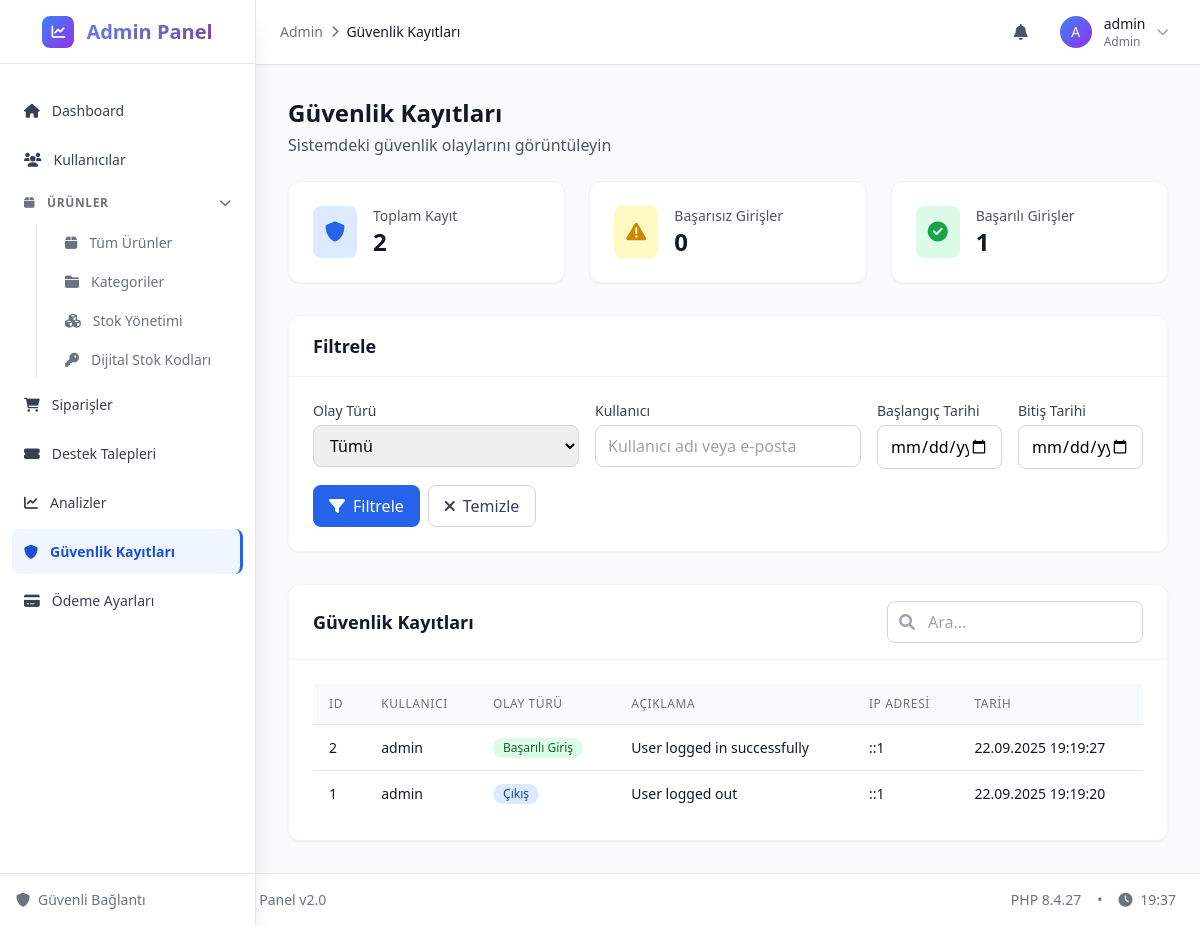
The app's page /admin/security_logs.php (signed in) with its own data.
### tables this page shows
CREATE TABLE `uyeler` (
  `uye_id` int(11) NOT NULL,
  `uye_adi` varchar(200) NOT NULL,
  `uye_sifre` varchar(200) NOT NULL,
  `uye_eposta` varchar(200) NOT NULL,
  `uye_tarih` timestamp NOT NULL DEFAULT current_timestamp(),
  `uye_rutbe` int(11) NOT NULL DEFAULT 0,
  `uye_onay` int(11) NOT NULL DEFAULT 0,
  `uye_hakkimda` varchar(500) NOT NULL,
  `uye_2fa_enabled` tinyint(1) DEFAULT 0,
  `uye_2fa_secret` varchar(255) DEFAULT NULL
);

CREATE TABLE `guvenlik_kayitlari` (
  `kayit_id` int(11) NOT NULL,
  `uye_id` int(11) DEFAULT NULL,
  `olay_tipi` varchar(50) NOT NULL,
  `aciklama` text DEFAULT NULL,
  `ip_adresi` varchar(45) DEFAULT NULL,
  `kullanici_temsilcisi` text DEFAULT NULL,
  `olay_tarihi` timestamp NOT NULL DEFAULT current_timestamp()
);

### admin/security_logs.php (the view, shortened to what the rows shown need)
<?php
require_once __DIR__ . '/../config.php';
$params = [];
$whereSQL = '';
$page = isset($_GET['page']) ? (int)$_GET['page'] : 1;
$limit = 20;
$offset = ($page - 1) * $limit;
$sql = "
    SELECT g.*, u.uye_adi
    FROM guvenlik_kayitlari g
    LEFT JOIN uyeler u ON g.uye_id = u.uye_id
    $whereSQL
    ORDER BY g.olay_tarihi DESC
    LIMIT $offset, $limit
";
$stmt = $db->prepare($sql);
$stmt->execute($params);
$logs = $stmt->fetchAll(PDO::FETCH_ASSOC);
include_once __DIR__ . '/includes/header.php';
?>
<div class="flex-1 overflow-auto bg-gray-50">
    <div class="max-w-7xl mx-auto px-4 sm:px-6 lg:px-8 py-8">
        <div class="mb-6">
            <h1 class="text-2xl font-bold text-gray-900">Güvenlik Kayıtları</h1>
        </div>
        <div class="bg-white rounded-xl shadow-sm mb-8 border border-gray-100">
            <div class="px-6 py-4 border-b border-gray-100">
                <h2 class="text-lg font-semibold text-gray-900">Filtrele</h2>
            </div>
        </div>
        <div class="bg-white rounded-xl shadow-sm border border-gray-100">
            <div class="px-6 py-4 border-b border-gray-100 flex flex-col sm:flex-row sm:items-center sm:justify-between">
                <h2 class="text-lg font-semibold text-gray-900 mb-2 sm:mb-0">Güvenlik Kayıtları</h2>
            </div>
            <div class="p-6">
                <?php if (empty($logs)): ?>
                    <div class="text-center py-12">
                        <i class="fas fa-shield-alt text-4xl text-gray-300 mb-4"></i>
                        <h3 class="text-lg font-medium text-gray-900 mb-1">Henüz güvenlik kaydı bulunmuyor</h3>
                        <p class="text-gray-500">Sistemde güvenlik olayları oluştuğunda burada listelenecek</p>
                    </div>
                <?php else: ?>
                    <div class="overflow-x-auto">
                        <table class="min-w-full divide-y divide-gray-200">
                            <thead class="bg-gray-50">
                                <tr>
                                    <th class="px-4 py-3 text-left text-xs font-medium text-gray-500 uppercase tracking-wider">ID</th>
                                    <th class="px-4 py-3 text-left text-xs font-medium text-gray-500 uppercase tracking-wider">Kullanıcı</th>
                                    <th class="px-4 py-3 text-left text-xs font-medium text-gray-500 uppercase tracking-wider">Olay Türü</th>
                                    <th class="px-4 py-3 text-left text-xs font-medium text-gray-500 uppercase tracking-wider">Açıklama</th>
                                    <th class="px-4 py-3 text-left text-xs font-medium text-gray-500 uppercase tracking-wider">IP Adresi</th>
                                    <th class="px-4 py-3 text-left text-xs font-medium text-gray-500 uppercase tracking-wider">Tarih</th>
                                </tr>
                            </thead>
                            <tbody class="bg-white divide-y divide-gray-200">
                                <?php foreach ($logs as $log): ?>
                                    <tr class="hover:bg-gray-50">
                                        <td class="px-4 py-3 text-sm font-medium text-gray-900"><?php echo $log['kayit_id']; ?></td>
                                        <td class="px-4 py-3 text-sm text-gray-900"><?php echo htmlspecialchars($log['uye_adi'] ?? 'Misafir'); ?></td>
                                        <td class="px-4 py-3 text-sm">
                                            <?php
                                            $eventTypes = [
                                                'login_success' => ['label' => 'Başarılı Giriş', 'class' => 'bg-green-100 text-green-800'],
                                                'login_failed' => ['label' => 'Başarısız Giriş', 'class' => 'bg-red-100 text-red-800'],
                                                'logout' => ['label' => 'Çıkış', 'class' => 'bg-blue-100 text-blue-800'],
                                                'password_change' => ['label' => 'Şifre Değişikliği', 'class' => 'bg-yellow-100 text-yellow-800'],
                                                'admin_login' => ['label' => 'Yönetici Girişi', 'class' => 'bg-purple-100 text-purple-800'],
                                                'admin_login_failed' => ['label' => 'Başarısız Yönetici Girişi', 'class' => 'bg-red-100 text-red-800']
                                            ];
                                            $eventType = $eventTypes[$log['olay_tipi']] ?? ['label' => $log['olay_tipi'], 'class' => 'bg-gray-100 text-gray-800'];
                                            ?>
                                            <span class="inline-flex items-center px-2.5 py-0.5 rounded-full text-xs font-medium <?php echo $eventType['class']; ?>">
                                                <?php echo htmlspecialchars($eventType['label']); ?>
                                            </span>
                                        </td>
                                        <td class="px-4 py-3 text-sm text-gray-900"><?php echo htmlspecialchars($log['aciklama']); ?></td>
                                        <td class="px-4 py-3 text-sm text-gray-900"><?php echo htmlspecialchars($log['ip_adresi']); ?></td>
                                        <td class="px-4 py-3 text-sm text-gray-900"><?php echo date('d.m.Y H:i:s', strtotime($log['olay_tarihi'])); ?></td>
                                    </tr>
                                <?php endforeach; ?>
                            </tbody>
                        </table>
                    </div>
                <?php endif; ?>
            </div>
        </div>
    </div>
</div>
<?php include_once __DIR__ . '/includes/footer.php'; ?>

### admin/includes/header.php (shortened to what the rows shown need)
<?php
if (!isset($admin) && isAdmin()) {
    $stmt = $db->prepare("SELECT * FROM uyeler WHERE uye_id = ? AND uye_rutbe = 1");
    $stmt->execute([$_SESSION['user_id']]);
    $admin = $stmt->fetch();
}
?>
<!DOCTYPE html>
<html lang="tr" class="h-full bg-gray-50">
<head>
    <script src="https://cdn.tailwindcss.com"></script>
    <link rel="stylesheet" href="https://cdnjs.cloudflare.com/ajax/libs/font-awesome/6.0.0/css/all.min.css">
</head>
<body class="h-full">
    <div class="min-h-full flex">
        <div class="flex-1 flex flex-col" id="main-content">
            <header class="bg-white shadow-sm border-b border-gray-200 z-40">
                <div class="flex items-center justify-between h-16 px-6">
                    <div class="flex items-center space-x-4">
                        <div class="relative" x-data="{ open: false }" @click.outside="open = false">
                            <button @click="open = !open" class="flex items-center space-x-3 p-2 rounded-lg hover:bg-gray-100" id="user-menu-button">
                                <div class="w-8 h-8 bg-gradient-to-br from-blue-500 to-purple-600 rounded-full flex items-center justify-center">
                                    <span class="text-white font-medium text-sm">
                                        <?php echo strtoupper(substr($admin['uye_adi'] ?? 'A', 0, 1)); ?>
                                    </span>
                                </div>
                                <div class="hidden lg:block text-left">
                                    <p class="text-sm font-medium text-gray-900"><?php echo htmlspecialchars($admin['uye_adi'] ?? 'Admin'); ?></p>
                                    <p class="text-xs text-gray-500">Admin</p>
                                </div>
                            </button>
                        </div>
                    </div>
                </div>
            </header>

### records on screen
uyeler: uye_adi "A", uye_adi "admin"
guvenlik_kayitlari: kayit_id "2", uye.uye_adi "admin", olay_tipi "Başarılı Giriş", aciklama "User logged in successfully", ip_adresi "::1", olay_tarihi "22.09.2025 19:19:27"
guvenlik_kayitlari: kayit_id "1", uye.uye_adi "admin", olay_tipi "Çıkış", aciklama "User logged out", ip_adresi "::1", olay_tarihi "22.09.2025 19:19:20"

### other values on screen
$page_title "Güvenlik Kayıtları"
$totalLogs "2"
$stmt->fetchColumn() "0"
$stmt->fetchColumn() "1"
PHP_VERSION "8.4.27"
